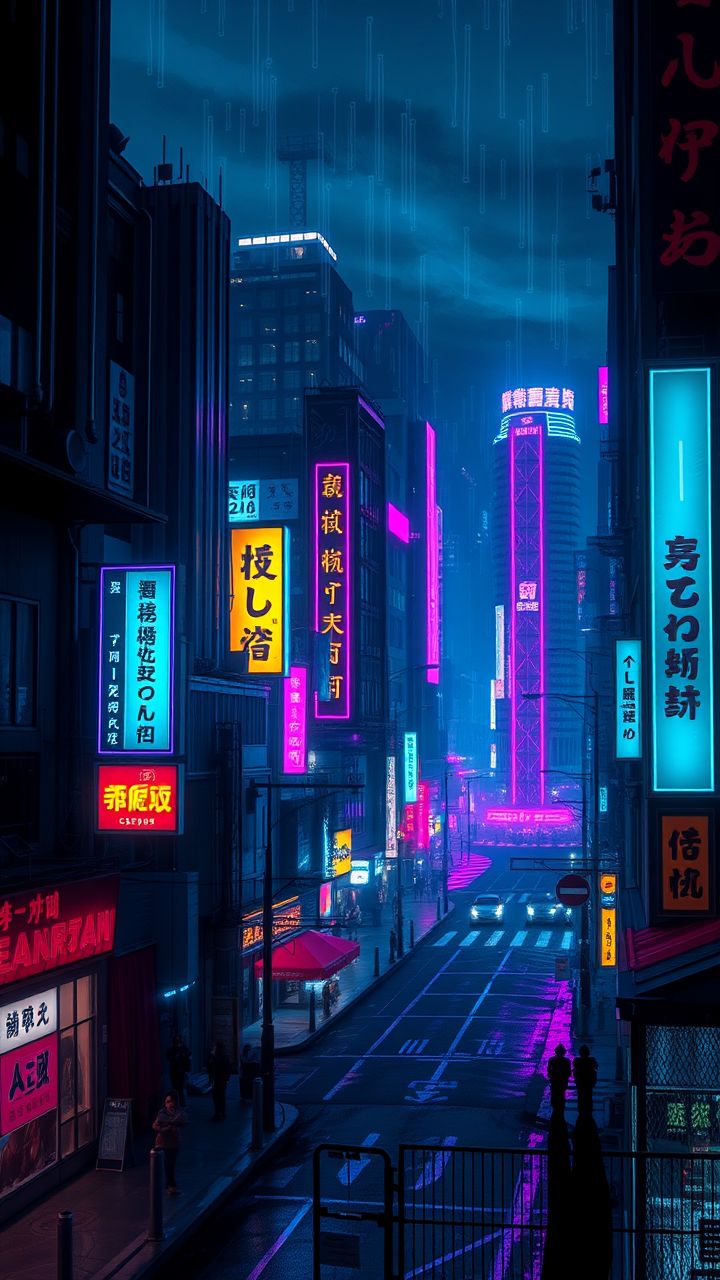
#> input picture src/test.png, 720 x 1280 px; its folder holds only this picture in this run
$ python -i poster_composer.py   (imports and definitions only)
#> lines starting #> are read from the running program, lines starting #| are printed output that depends on the picture; after the words box and inside, x2 and y2 are one past the last pixel; in counts of white or black regions, pixels touching at a corner belong together
from PIL import Image, ImageDraw
import numpy as np
from pathlib import Path
import cv2

class PosterComposer:
    """Compose final poster by replacing image region in template with generated content"""

    def __init__(self, templates_dir="poster_templates"):
        self.templates_dir = Path(templates_dir)
        self.templates = self._scan_templates()
        print(f"  Found {len(self.templates)} poster templates")

    def _scan_templates(self):
        """Scan templates directory for poster images"""
        templates = []
        if self.templates_dir.exists():
            templates.extend(list(self.templates_dir.glob("*.jpg")))
            templates.extend(list(self.templates_dir.glob("*.png")))
        return templates

    def detect_image_region(self, template_path):
        """Detect main image region in poster template using edge detection"""
#> called with template_path = 'test.png'
        img = cv2.imread(str(template_path))
#> img is the input picture: shape (1280, 720, 3); mean B, G, R 88.3, 46.7, 20.9
        if img is None:
            return None

        h, w = img.shape[:2]
#> h = 1280; w = 720
        gray = cv2.cvtColor(img, cv2.COLOR_BGR2GRAY)
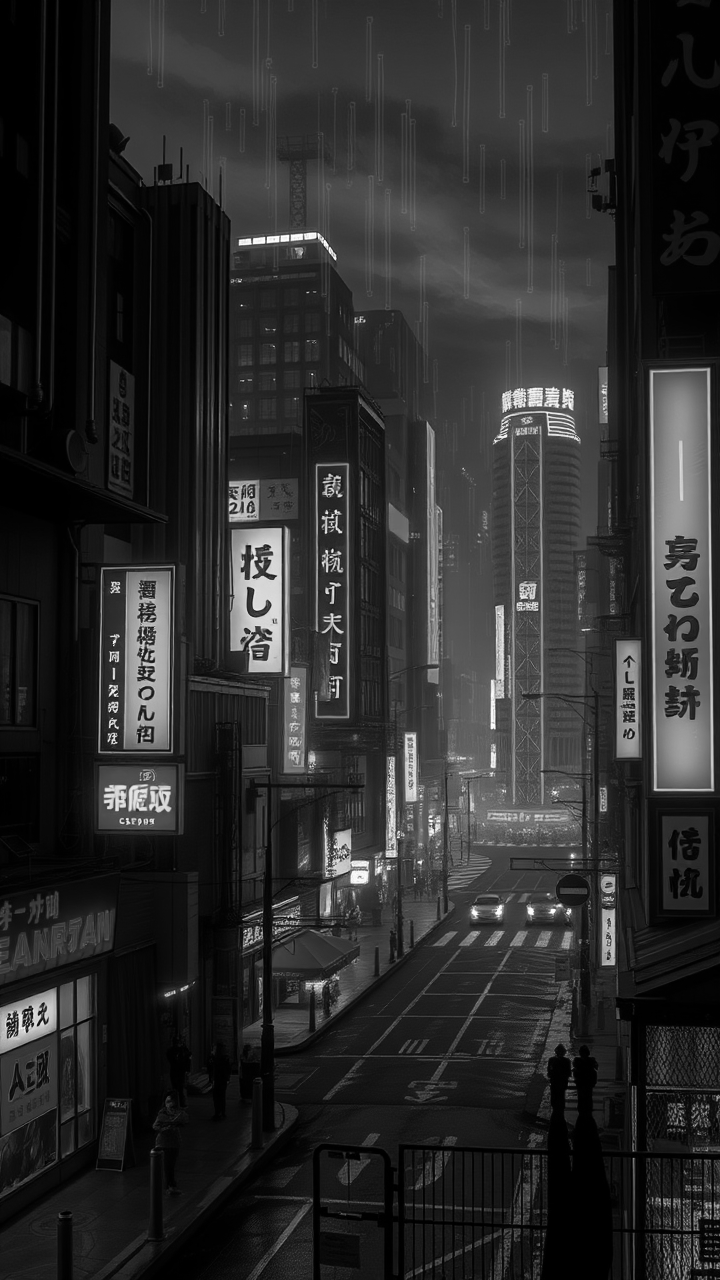
#> gray: shape (1280, 720); min 0, max 255, mean 43.8

        # Apply edge detection
        edges = cv2.Canny(gray, 50, 150)
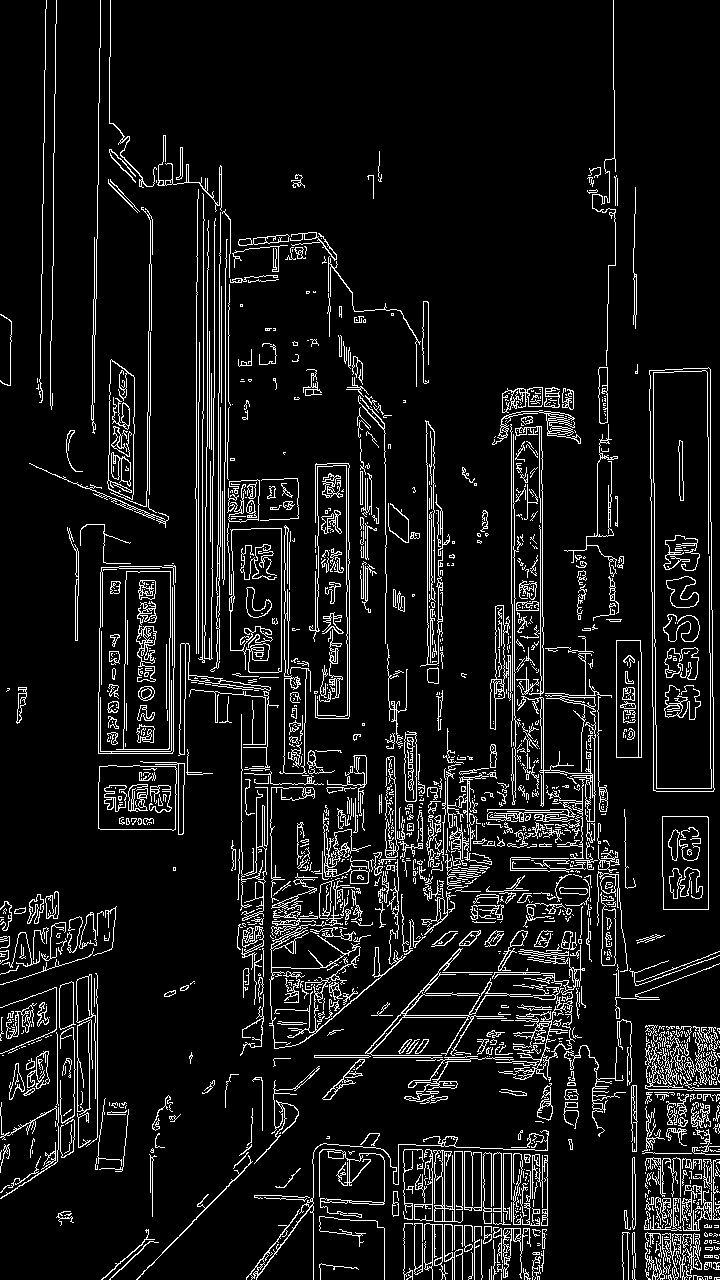
#> edges: shape (1280, 720); 8.8% white in thin lines or dots

        # Find contours
        contours, _ = cv2.findContours(edges, cv2.RETR_EXTERNAL, cv2.CHAIN_APPROX_SIMPLE)
#> contours = 1278 contours, 1040 with area under 20; largest, box (x1, y1, x2, y2) and area: (649, 367, 715, 792) 25312, (98, 565, 176, 754) 13886, (229, 528, 282, 673) 6789, (98, 765, 177, 831) 4868, (269, 880, 406, 1049) 4362

        if not contours:
            # Fallback: use top 60% of poster as image region
            return {
                'x': int(w * 0.05),
                'y': int(h * 0.05),
                'width': int(w * 0.9),
                'height': int(h * 0.6)
            }

        # Find largest contour (likely the main image)
        largest = max(contours, key=cv2.contourArea)
#> largest = contour of 38 points, box (x1, y1, x2, y2) (649, 367, 715, 792), area 25312
        x, y, cw, ch = cv2.boundingRect(largest)
#> x = 649; y = 367; cw = 66; ch = 425

        # Validate region size (should be significant portion of poster)
        if cw < w * 0.3 or ch < h * 0.3:
            # Use default region
            return {
                'x': int(w * 0.05),
                'y': int(h * 0.05),
                'width': int(w * 0.9),
                'height': int(h * 0.6)
            }

        return {'x': x, 'y': y, 'width': cw, 'height': ch}

    # [98 lines left out: functions detect_text_regions, compose_poster, get_random_template, create_simple_template, compose_with_simple_layout, not called in this run]

>>> result = PosterComposer().detect_image_region('test.png')
